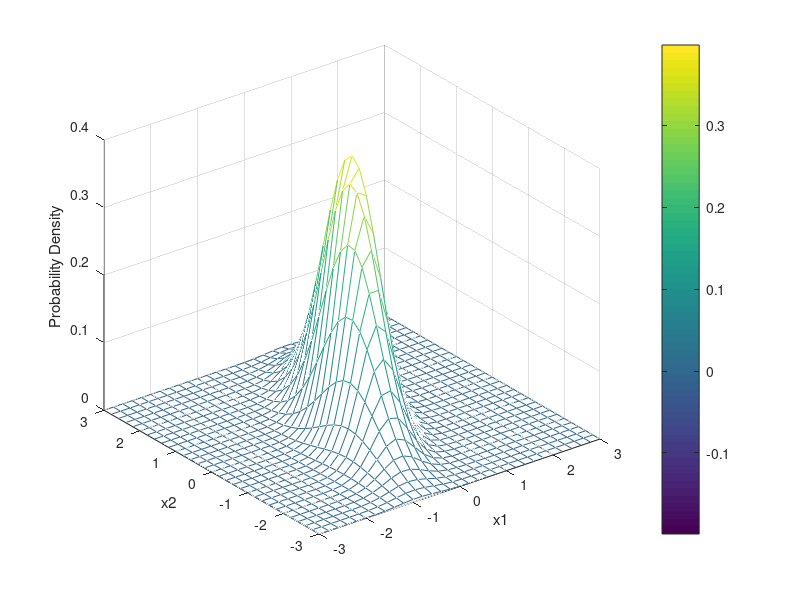

MATLAB code for this plot:
mu = [0 0];
Sigma = [.25 .3; .3 1];
x1 = -3:.2:3; x2 = -3:.2:3;
[X1,X2] = meshgrid(x1,x2); %X1 are repetitive rows of x1,X2 are repetitve cols of x2
F = mvnpdf([X1(:) X2(:)],mu,Sigma);
F = reshape(F,length(x2),length(x1));
mesh(X1,X2,F);
caxis([min(F(:))-.5*range(F(:)),max(F(:))]);
axis([-3 3 -3 3 0 .4])
xlabel('x1'); ylabel('x2'); zlabel('Probability Density');
colorbar